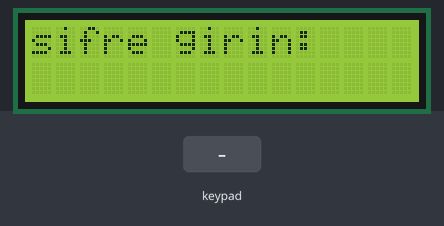
A sketch run on a simulated Arduino Uno, built for the host (arithmetic inside an expression is 32-bit, double 64-bit). Parts: 16×2 character LCD. The inputs (shaded band) are chosen by the test bench.

Above: at 1.2 s.
1.3 s: keypad keys 7 + 5 = pressed 0.4 s apart
At 3.0 s:
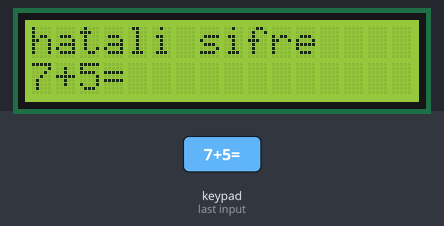
5.9 s: key '*' pressed
At 6.4 s:
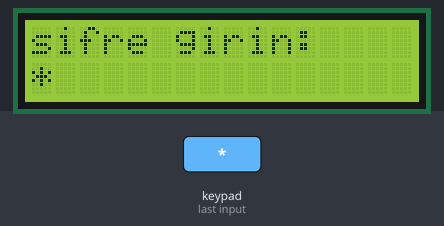
7.4 s: keypad keys 6 * 7 = pressed 0.4 s apart
At 9.1 s:
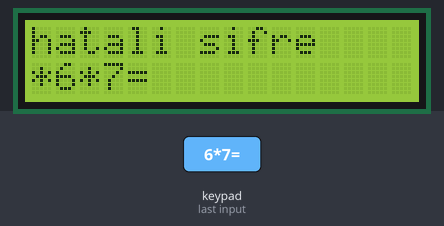
12.0 s: key 'C' pressed
At 13.2 s:
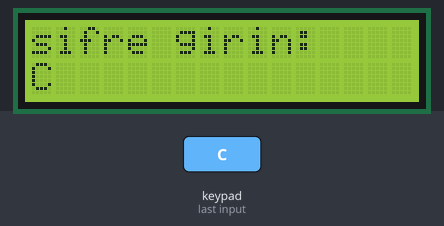
13.5 s: keypad keys 8 / 2 = pressed 0.4 s apart
At 16.0 s:
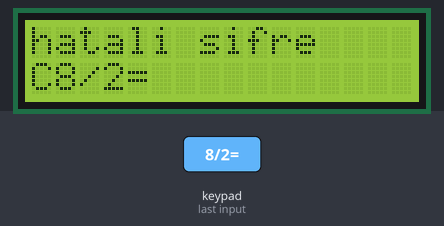
18.1 s: key '/' pressed
At 19.1 s:
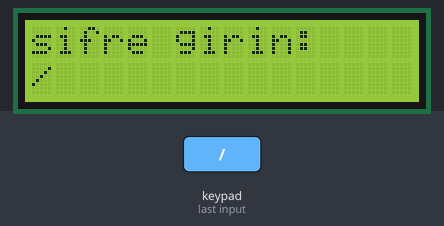
Timing chart, 0 to 20.6 s (numbered marks = the images above; inputs shaded):
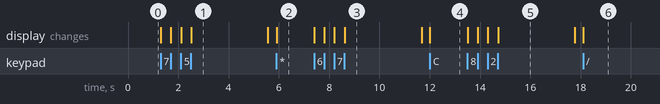

The sketch:

sketch_aug17a.ino
```cpp
#include <LiquidCrystal_I2C.h>
#include <Key.h>
#include <Keypad.h>

LiquidCrystal_I2C lcd(0x27,16,2);

const byte satir = 4; //satır
const byte sutun = 4; //sutun
String tus;
int basamak=0; //sifreyi kontrol ettirmek için tanımladım
String sifre="1907"; //sifreyi tanımladım
String girilen=""; // girilen sifreyi tutmak icin bos string tanımladım
char tustakimi[satir][sutun]={{'1','2','3','+'},  // tus haritamin nasıil oldugunu tanimladim
{'4','5','6','-'},
{'7','8','9','*'},
{'0','C','/','=',}};
byte satirPin[satir] = {8, 9, 10, 11}; // satır pinleri
byte sutunPin[sutun] = {4,5,6,7}; //  sutun pinleri

Keypad tuslar = Keypad(makeKeymap(tustakimi) , satirPin , sutunPin , satir , sutun );  // tus haritamin haritalanmasi icin keypad i tuslara tanimladim ve haritami olusturdum

void setup() {
  lcd.begin();  // lcd yi calistirdik
  lcd.backlight();
  lcd.setCursor(0,0); //lcd nin ilk satirina sifre girin yazdim
  lcd.print("sifre girin:    ");
}

void loop() {

  tus = tuslar.getKey();  // butona bastiğimizdaki veriyi tus a atadık
  if(tus != NO_KEY)  // tus a deger girildiginde 1 satira girdigimiz degerleri yazdirdim
  {
  lcd.setCursor(basamak,1);
  lcd.print(tus);
  girilen=girilen+tus;
  basamak++;
  }
  if(tus == "=" )  // tus a '='  girildiginde sifre kontrolu icin kosul yaptim
    {
    if(girilen.substring(0, basamak-1) == sifre)  // girilen deger sifreye esit olursa sifrenin dogru oldugunu yazdirdim
        {
          lcd.setCursor(0,0);
          lcd.print("dogru bildiniz  ");
          delay(3000);
          for(int i=0;i<=16;i++){  // 3 s sonra 1. satirin 16 basamagina bosluk birakarak temizledik
          lcd.setCursor(i,1);
          lcd.print(" ");
          }
          girilen=""; // girilen ve basamak degerlerini ilk haline getirerek tekrar kontrol saglayabiliriz
          basamak=0;
          lcd.setCursor(0,0);
          lcd.print("sifre girin:    "); // tekrar giris bilgisi almak icin ekrana yazdirdik
        }
    else if(girilen.substring(0, basamak-1) != sifre)  // girilen deger sifreye esit olmazsa sifrenin dogru olmadigini yazdirdim
        {
          lcd.setCursor(0,0);
          lcd.print("hatali sifre    ");
          delay(3000);
          for(int i=0;i<=16;i++){ // 3 s sonra 1. satirin 16 basamagina bosluk birakarak temizledik
          lcd.setCursor(i,1);
          lcd.print(" ");
          }
          girilen="";// girilen ve basamak degerlerini ilk haline getirerek tekrar kontrol saglayabiliriz
          basamak=0;
          lcd.setCursor(0,0);
          lcd.print("sifre girin:    ");// tekrar giris bilgisi almak icin ekrana yazdirdik
        }
    }
}
```

Measured:
- after the input at 1.3 s, the display: first changes at once (image 1 shows a later state)
- after the input at 5.9 s, the display: changes at once (image 2)
- after the input at 7.4 s, the display: first changes at once (image 3 shows a later state)
- after the input at 12.0 s, the display: changes at once (image 4)
- after the input at 13.5 s, the display: first changes at once (image 5 shows a later state)
- after the input at 18.1 s, the display: changes at once (image 6)
- what the display in image 1 shows lasts 3.1 s, from 2.5 s to 5.6 s
